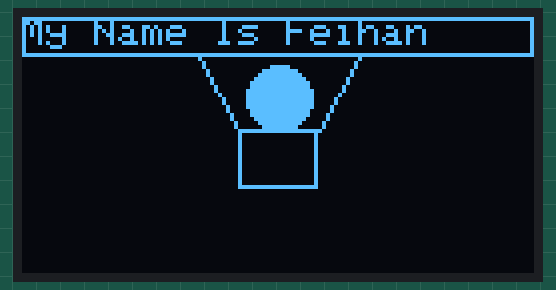
A sketch run on a simulated Arduino Uno, built with avr-gcc and run on an emulated ATmega328P. Parts: 128×64 one-colour display.

Above: at 2.7 s.
At 3.31 s:
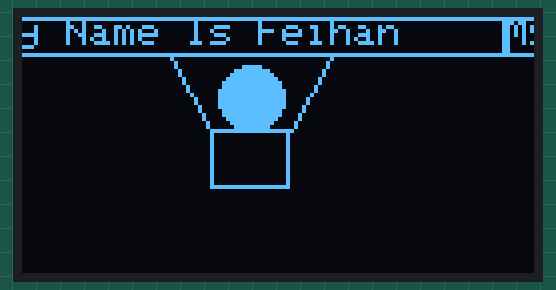
At 5.31 s:
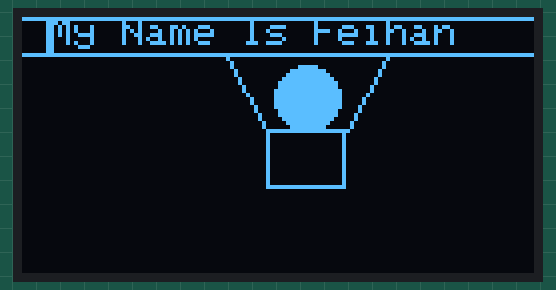

Measured:
- by itself, everything shown: repeats every 2.8 s, in 8 steps
- what the display in image 0 shows lasts 0.5 s, from 2.7 s to 3.2 s

The sketch:

test_oled.ino
```cpp
/*********
  Rui Santos
  Complete project details at https://randomnerdtutorials.com
*********/

#include <Wire.h>
#include <Adafruit_GFX.h>
#include <Adafruit_SSD1306.h>

#define SCREEN_WIDTH 128 // OLED display width, in pixels
#define SCREEN_HEIGHT 64 // OLED display height, in pixels

// Declaration for an SSD1306 display connected to I2C (SDA, SCL pins)
Adafruit_SSD1306 display(SCREEN_WIDTH, SCREEN_HEIGHT, &Wire, -1);

void setup() {
  Serial.begin(115200);

  if(!display.begin(SSD1306_SWITCHCAPVCC, 0x3C)) { // Address 0x3D for 128x64
    Serial.println(F("SSD1306 allocation failed"));
    for(;;);
  }
  delay(2000);
  display.clearDisplay();

  display.setTextSize(1);
  display.setTextColor(WHITE);
  display.setCursor(0, 0);
  // Display static text
  display.println("My Name Is Feihan");
  //Banner
  display.drawRect(0,0,128,10,WHITE);
  //Kepala dan Badan
  display.drawCircle(64, 20, 8, WHITE);
  display.fillCircle(64, 20, 8, WHITE);
  display.drawRect(54, 28, 20, 15, WHITE);
  //Tangan
  display.drawLine(54, 28, 44, 10, WHITE);
  display.drawLine(74, 28, 84, 10, WHITE);
  display.display();
  delay(100);

}

void loop() {
  // Scroll in various directions, pausing in-between:
  display.startscrollright(0x00, 0x0F);
  delay(500);
  display.stopscroll();
  delay(250);
  display.startscrollleft(0x00, 0x0F);
  delay(500);
  display.stopscroll();
  delay(250);
  display.startscrolldiagright(0x00, 0x07);
  delay(500);
  display.startscrolldiagleft(0x00, 0x07);
  delay(500);
  display.stopscroll();
  delay(250);
}
```
